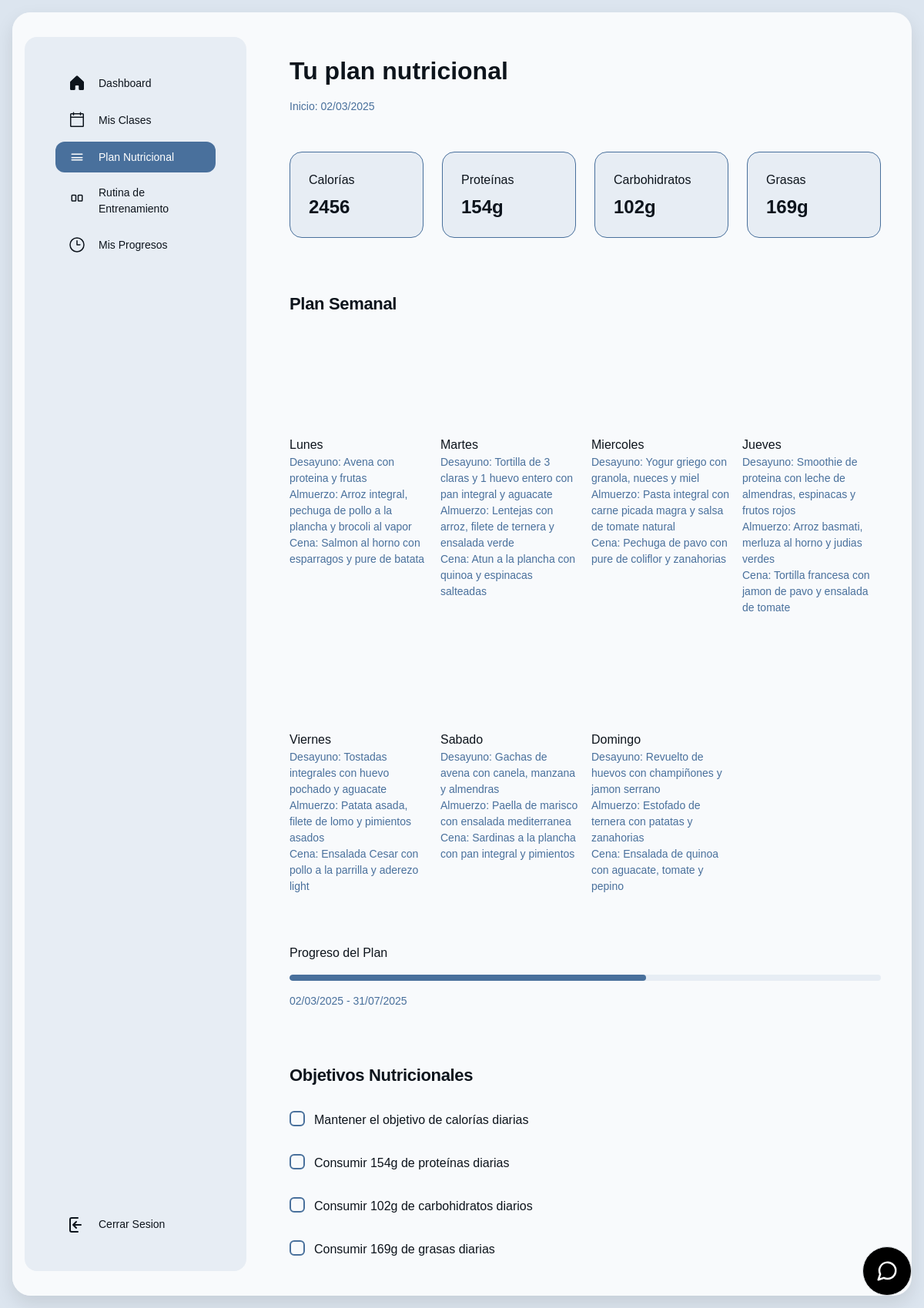
Page /index.php?controlador=nutricionPlan&action=home (signed in) on the committed database.
### tables this page shows
CREATE TABLE `planes_nutricionales` (
  `id` int(11) NOT NULL,
  `usuario_id` int(11) DEFAULT NULL,
  `fecha_inicio` date DEFAULT NULL,
  `fecha_fin` date DEFAULT NULL,
  `objetivo` enum('perdida de peso','ganancia muscular','mantenimiento') DEFAULT NULL
);

CREATE TABLE `dieta_diaria` (
  `id` int(11) NOT NULL,
  `plan_id` int(11) DEFAULT NULL,
  `dia_semana` enum('Lunes','Martes','Miercoles','Jueves','Viernes','Sabado','Domingo') DEFAULT NULL,
  `comida` enum('Desayuno','Almuerzo','Cena','Snack') DEFAULT NULL,
  `descripcion` text DEFAULT NULL
);

### controller/nutricionPlan_controller.php (called while the page is built, shortened)
<?php
function home(){
    require_once("model/gimnasio_model.php");
    $datos = new Gimnasio_model();
    $plan_nutricional = $datos->get_plan_nutricional_by_id($_SESSION['nombre']);
    $dieta_diaria = null;
    $info_nutricional = null;
    if ($plan_nutricional) {
        $dieta_diaria = $datos->get_dieta_by_plan($plan_nutricional['id']);
        $info_nutricional = $datos->get_info_nutricional_plan($plan_nutricional['id']);
    }
    require_once("view/nutricionPlan_view.php");
}
?>

### controller/front_controller.php (called while the page is built, shortened)
<?php
$action = !empty($_GET['action']) ? $_GET['action'] : DEFAULT_ACTION;
$action();

### model/conectar.php (called while the page is built)
<?php
class Conectar{
    public static function conexion(){
        try {
            $conexion=new mysqli("localhost","root","","gimnasio_db");
            $conexion->set_charset("utf8mb4");
        } catch (Exception $e) {
            die('Error:'.$e->getMessage());
        }
        return $conexion;
    }
}
?>

### model/gimnasio_model.php (called while the page is built, shortened)
<?php
require_once 'conectar.php';
class Gimnasio_model {
    public $db;
    public function __construct() {
        $this->db = Conectar::conexion();
    }
    public function get_plan_nutricional_by_id($nombre) {
        $sql = "SELECT p.*, u.nombre as nombre_usuario
                FROM planes_nutricionales p
                JOIN usuarios u ON p.usuario_id = u.id_usuario
                WHERE u.nombre = ?";
        $stmt = $this->db->prepare($sql);
        $stmt->bind_param("s", $nombre);
        $stmt->execute();
        $resultado = $stmt->get_result();
        return $resultado->fetch_assoc();
    }
    public function get_dieta_by_plan($plan_id) {
        $sql = "SELECT * FROM dieta_diaria WHERE plan_id = $plan_id";
        $resultado = $this->db->query($sql);
        $dietas = array();
        while($row = $resultado->fetch_assoc()) {
            $dietas[] = $row;
        }
        return $dietas;
    }
    public function get_info_nutricional_plan($plan_id) {
        $sql = "SELECT
                SUM(a.calorias) as total_calorias,
                SUM(a.proteinas) as total_proteinas,
                SUM(a.carbohidratos) as total_carbohidratos,
                SUM(a.grasas) as total_grasas
                FROM dieta_diaria d
                JOIN alimentos a ON d.descripcion LIKE CONCAT('%', a.nombre, '%')
                WHERE d.plan_id = ?";
        $stmt = $this->db->prepare($sql);
        $stmt->bind_param("i", $plan_id);
        $stmt->execute();
        $resultado = $stmt->get_result();
        return $resultado->fetch_assoc();
    }
}
?>

### view/nutricionPlan_view.php (the view, shortened to what this page needs)
<?php
require_once("controller/front_controller.php");
if (!isset($plan_nutricional) || empty($plan_nutricional)) {
    $no_plan = true;
} else {
    $no_plan = false;
}
?>
<!DOCTYPE html>
<html>
  <head>
    <link rel="stylesheet" href="https://cdnjs.cloudflare.com/ajax/libs/font-awesome/4.7.0/css/font-awesome.min.css">
    <script src="https://cdn.tailwindcss.com?plugins=forms,container-queries"></script>
  </head>
  <body>
    <div class="main-card">
      <div class="main-content">
        <div class="sidebar-container">
          <div class="sidebar-inner">
            <div class="flex h-full min-h-[700px] flex-col justify-between p-4">
              <div class="flex flex-col gap-4">
                <div class="flex flex-col gap-2">
                  <div class="flex items-center gap-3 px-3 py-2">
                    <div class="text-[#0d141c]" data-icon="House" data-size="24px" data-weight="fill">
                    </div>
                    <a class="text-[#0d141c] text-sm font-medium leading-normal" href="index.php?controlador=home&action=home">Dashboard</a>
                  </div>
                  <div class="flex items-center gap-3 px-3 py-2">
                    <div class="text-[#0d141c]" data-icon="Calendar" data-size="24px" data-weight="regular">
                    </div>
                    <a class="text-[#0d141c] text-sm font-medium leading-normal" href="index.php?controlador=classShedule&action=home">Mis Clases</a>
                  </div>
                  <div class="flex items-center gap-3 px-3 py-2 rounded-xl bg-[#49709c]">
                    <div class="text-white" data-icon="Apple" data-size="24px" data-weight="regular">
                      <svg xmlns="http://www.w3.org/2000/svg" width="24px" height="24px" fill="currentColor" viewBox="0 0 256 256">
                        <path d="M208,88a8,8,0,0,0-8-8H56a8,8,0,0,0,0,16H200A8,8,0,0,0,208,88Zm-8,72H56a8,8,0,0,0,0,16H200a8,8,0,0,0,0-16Zm0-32H56a8,8,0,0,0,0,16H200a8,8,0,0,0,0-16Z"></path>
                      </svg>
                    </div>
                    <a class="text-white text-sm font-medium leading-normal" href="index.php?controlador=nutricionPlan&action=home">Plan Nutricional</a>
                  </div>
                  <div class="flex items-center gap-3 px-3 py-2">
                    <div class="text-[#0d141c]" data-icon="Dumbbell" data-size="24px" data-weight="regular">
                    </div>
                    <a class="text-[#0d141c] text-sm font-medium leading-normal" href="index.php?controlador=rutina&action=home">Rutina de Entrenamiento</a>
                  </div>
                  <div class="flex items-center gap-3 px-3 py-2">
                    <div class="text-[#0d141c]" data-icon="Chart" data-size="24px" data-weight="regular">
                      <svg xmlns="http://www.w3.org/2000/svg" width="24px" height="24px" fill="currentColor" viewBox="0 0 256 256">
                        <path d="M128,24A104,104,0,1,0,232,128,104.11,104.11,0,0,0,128,24Zm0,192a88,88,0,1,1,88-88A88.1,88.1,0,0,1,128,216Zm48-88a8,8,0,0,1-8,8H128a8,8,0,0,1-8-8V72a8,8,0,0,1,16,0v48h40A8,8,0,0,1,176,128Z"></path>
                      </svg>
                    </div>
                    <a class="text-[#0d141c] text-sm font-medium leading-normal" href="index.php?controlador=progreso&action=home">Mis Progresos</a>
                  </div>
                </div>
              </div>
              <div class="flex flex-col gap-4">
                <div class="flex flex-col gap-1">
                  <div class="flex items-center gap-3 px-3 py-2">
                    <div class="text-[#0d141c]" data-icon="Question" data-size="24px" data-weight="regular">
                      <svg xmlns="http://www.w3.org/2000/svg" viewBox="0 0 24 24" width="24" height="24" fill="none" stroke="#0d141c" stroke-width="2" stroke-linecap="round" stroke-linejoin="round">
                        <path d="M13 3H5a2 2 0 0 0-2 2v14a2 2 0 0 0 2 2h8" />
                        <path d="M7 12h10M7 12l4-4M7 12l4 4" />
                      </svg>
                    </div>
                    <a class="text-[#0d141c] text-sm font-medium leading-normal" href="index.php?controlador=miembros&action=desconectar">Cerrar Sesion</a>
                  </div>
                </div>
              </div>
            </div>
          </div>
        </div>
        <div class="content-container">
          <?php if ($no_plan): ?>
            <div class="text-center p-8">
              <h2 class="text-[#0d141c] text-2xl font-bold mb-4">No tienes un plan nutricional activo</h2>
              <p class="text-[#49709c] mb-4">Contacta con un entrenador para obtener un plan personalizado</p>
              <a href="index.php?controlador=contactar&action=contacto" class="inline-block bg-[#49709c] text-white px-6 py-2 rounded-xl hover:bg-[#0c77f2] transition-colors">Contactar Entrenador</a>
            </div>
          <?php else: ?>
            <div class="flex flex-wrap justify-between gap-3 p-4">
              <div class="flex min-w-72 flex-col gap-3">
                <p class="text-[#0d141c] tracking-light text-[32px] font-bold leading-tight">Tu plan nutricional</p>
                <p class="text-[#49709c] text-sm font-normal leading-normal">Inicio: <?php echo date('d/m/Y', strtotime($plan_nutricional['fecha_inicio'])); ?></p>
              </div>
            </div>
            <div class="flex flex-wrap gap-4 p-4">
              <div class="flex min-w-[158px] flex-1 flex-col gap-2 rounded-xl p-6 stats-card">
                <p class="text-[#0d141c] text-base font-medium leading-normal">Calorías</p>
                <p class="text-[#0d141c] tracking-light text-2xl font-bold leading-tight"><?php echo round($info_nutricional['total_calorias']); ?></p>
              </div>
              <div class="flex min-w-[158px] flex-1 flex-col gap-2 rounded-xl p-6 stats-card">
                <p class="text-[#0d141c] text-base font-medium leading-normal">Proteínas</p>
                <p class="text-[#0d141c] tracking-light text-2xl font-bold leading-tight"><?php echo round($info_nutricional['total_proteinas']); ?>g</p>
              </div>
              <div class="flex min-w-[158px] flex-1 flex-col gap-2 rounded-xl p-6 stats-card">
                <p class="text-[#0d141c] text-base font-medium leading-normal">Carbohidratos</p>
                <p class="text-[#0d141c] tracking-light text-2xl font-bold leading-tight"><?php echo round($info_nutricional['total_carbohidratos']); ?>g</p>
              </div>
              <div class="flex min-w-[158px] flex-1 flex-col gap-2 rounded-xl p-6 stats-card">
                <p class="text-[#0d141c] text-base font-medium leading-normal">Grasas</p>
                <p class="text-[#0d141c] tracking-light text-2xl font-bold leading-tight"><?php echo round($info_nutricional['total_grasas']); ?>g</p>
              </div>
            </div>
            <h2 class="text-[#0d141c] text-[22px] font-bold leading-tight tracking-[-0.015em] px-4 pb-3 pt-5">Plan Semanal</h2>
            <div class="grid grid-cols-[repeat(auto-fit,minmax(158px,1fr))] gap-3 p-4">
              <?php
              $dias_semana = [
                'Lunes' => 'https://travelingua.es/wp-content/uploads/2023/11/comida-tipica-canada.jpg',
                'Martes' => 'https://sophiederam.com/wp-content/uploads/2022/05/alimentos-saudaveis-para-o-almoco.png',
                'Miercoles' => 'https://cdn.businessinsider.es/sites/navi.axelspringer.es/public/media/image/2023/04/plato-harvard-3006638.jpg?tf=3840x',
                'Jueves' => 'https://xurrosymas.mx/wp-content/uploads/2024/08/comida-saludable-1024x675.jpg',
                'Viernes' => 'https://www.clarin.com/2024/08/18/GwjPHUqMQ_2000x1500__1.jpg',
                'Sabado' => 'https://media-cdn.tripadvisor.com/media/photo-s/1a/44/72/cf/aprende-a-cocinar-comida.jpg',
                'Domingo' => 'https://cdn-3.expansion.mx/dims4/default/dc6563f/2147483647/strip/true/crop/1253x658+0+89/resize/1200x630!/format/jpg/quality/80/?url=https%3A%2F%2Fcdn-3.expansion.mx%2Fa9%2F68%2F255e44db4bc1be07dcc0b495e5ef%2Ftacos-comida-callejera-mexico.jpg'
              ];
              foreach ($dias_semana as $dia => $imagen) {
                  $comidas_dia = array_filter($dieta_diaria, function($comida) use ($dia) {
                      return $comida['dia_semana'] === $dia;
                  });
              ?>
              <div class="flex flex-col gap-3 pb-3">
                <div class="w-full bg-center bg-no-repeat aspect-video bg-cover rounded-xl" style="background-image: url('<?php echo $imagen; ?>');"></div>
                <div>
                  <p class="text-[#0d141c] text-base font-medium leading-normal"><?php echo $dia; ?></p>
                  <?php foreach ($comidas_dia as $comida): ?>
                  <p class="text-[#49709c] text-sm font-normal leading-normal">
                    <?php echo $comida['comida']; ?>: <?php echo $comida['descripcion']; ?>
                  </p>
                  <?php endforeach; ?>
                </div>
              </div>
              <?php } ?>
            </div>
            <div class="flex flex-col gap-3 p-4">
              <div class="flex gap-6 justify-between">
                <p class="text-[#0d141c] text-base font-medium leading-normal">Progreso del Plan</p>
              </div>
              <div class="progress-bar">
                <?php
                $dias_transcurridos = (strtotime(date('Y-m-d')) - strtotime($plan_nutricional['fecha_inicio'])) / (60 * 60 * 24);
                $dias_totales = (strtotime($plan_nutricional['fecha_fin']) - strtotime($plan_nutricional['fecha_inicio'])) / (60 * 60 * 24);
                $porcentaje = min(100, max(0, ($dias_transcurridos / $dias_totales) * 100));
                ?>
                <div class="progress-bar-fill" style="width: <?php echo $porcentaje; ?>%;"></div>
              </div>
              <p class="text-[#49709c] text-sm font-normal leading-normal">
                <?php echo date('d/m/Y', strtotime($plan_nutricional['fecha_inicio'])); ?> -
                <?php echo date('d/m/Y', strtotime($plan_nutricional['fecha_fin'])); ?>
              </p>
            </div>
            <h2 class="text-[#0d141c] text-[22px] font-bold leading-tight tracking-[-0.015em] px-4 pb-3 pt-5">Objetivos Nutricionales</h2>
            <div class="px-4">
              <label class="flex gap-x-3 py-3 flex-row">
                <input type="checkbox" class="h-5 w-5 rounded border-2 checkbox-custom bg-transparent text-[#49709c] checked:bg-[#49709c] checked:border-[#49709c] focus:ring-0 focus:ring-offset-0 focus:border-[#49709c] focus:outline-none" />
                <p class="text-[#0d141c] text-base font-normal leading-normal">Mantener el objetivo de calorías diarias</p>
              </label>
              <label class="flex gap-x-3 py-3 flex-row">
                <input type="checkbox" class="h-5 w-5 rounded border-2 checkbox-custom bg-transparent text-[#49709c] checked:bg-[#49709c] checked:border-[#49709c] focus:ring-0 focus:ring-offset-0 focus:border-[#49709c] focus:outline-none" />
                <p class="text-[#0d141c] text-base font-normal leading-normal">Consumir <?php echo round($info_nutricional['total_proteinas']); ?>g de proteínas diarias</p>
              </label>
              <label class="flex gap-x-3 py-3 flex-row">
                <input type="checkbox" class="h-5 w-5 rounded border-2 checkbox-custom bg-transparent text-[#49709c] checked:bg-[#49709c] checked:border-[#49709c] focus:ring-0 focus:ring-offset-0 focus:border-[#49709c] focus:outline-none" />
                <p class="text-[#0d141c] text-base font-normal leading-normal">Consumir <?php echo round($info_nutricional['total_carbohidratos']); ?>g de carbohidratos diarios</p>
              </label>
              <label class="flex gap-x-3 py-3 flex-row">
                <input type="checkbox" class="h-5 w-5 rounded border-2 checkbox-custom bg-transparent text-[#49709c] checked:bg-[#49709c] checked:border-[#49709c] focus:ring-0 focus:ring-offset-0 focus:border-[#49709c] focus:outline-none" />
                <p class="text-[#0d141c] text-base font-normal leading-normal">Consumir <?php echo round($info_nutricional['total_grasas']); ?>g de grasas diarias</p>
              </label>
            </div>
          <?php endif; ?>
        </div>
      </div>
    </div>
<button
  class="fixed bottom-4 right-4 inline-flex items-center justify-center text-sm font-medium disabled:pointer-events-none disabled:opacity-50 border rounded-full w-16 h-16 bg-black hover:bg-gray-700 m-0 cursor-pointer border-gray-200 bg-none p-0 normal-case leading-5 hover:text-gray-900"
  type="button" aria-haspopup="dialog" aria-expanded="false" data-state="closed" id="chatToggle">
  <svg xmlns="http://www.w3.org/2000/svg" width="30" height="40" viewBox="0 0 24 24" fill="none" stroke="currentColor" stroke-width="2" stroke-linecap="round" stroke-linejoin="round" class="text-white block border-gray-200 align-middle">
    <path d="m3 21 1.9-5.7a8.5 8.5 0 1 1 3.8 3.8z" class="border-gray-200">
    </path>
  </svg>
</button>
  </body>
</html>

### rows in the picture
planes_nutricionales: fecha_inicio "02/03/2025", fecha_fin "31/07/2025"
dieta_diaria: comida "Desayuno", descripcion "Avena con proteina y frutas"
dieta_diaria: comida "Almuerzo", descripcion "Arroz integral, pechuga de pollo a la plancha y brocoli al vapor"
dieta_diaria: comida "Cena", descripcion "Salmon al horno con esparragos y pure de batata"
dieta_diaria: comida "Desayuno", descripcion "Tortilla de 3 claras y 1 huevo entero con pan integral y aguacate"
dieta_diaria: comida "Almuerzo", descripcion "Lentejas con arroz, filete de ternera y ensalada verde"
dieta_diaria: comida "Cena", descripcion "Atun a la plancha con quinoa y espinacas salteadas"
dieta_diaria: comida "Desayuno", descripcion "Yogur griego con granola, nueces y miel"
dieta_diaria: comida "Almuerzo", descripcion "Pasta integral con carne picada magra y salsa de tomate natural"
dieta_diaria: comida "Cena", descripcion "Pechuga de pavo con pure de coliflor y zanahorias"
dieta_diaria: comida "Desayuno", descripcion "Smoothie de proteina con leche de almendras, espinacas y frutos rojos"
dieta_diaria: comida "Almuerzo", descripcion "Arroz basmati, merluza al horno y judias verdes"
dieta_diaria: comida "Cena", descripcion "Tortilla francesa con jamon de pavo y ensalada de tomate"
dieta_diaria: comida "Desayuno", descripcion "Tostadas integrales con huevo pochado y aguacate"
dieta_diaria: comida "Almuerzo", descripcion "Patata asada, filete de lomo y pimientos asados"
dieta_diaria: comida "Cena", descripcion "Ensalada Cesar con pollo a la parrilla y aderezo light"
dieta_diaria: comida "Desayuno", descripcion "Gachas de avena con canela, manzana y almendras"
dieta_diaria: comida "Almuerzo", descripcion "Paella de marisco con ensalada mediterranea"
dieta_diaria: comida "Cena", descripcion "Sardinas a la plancha con pan integral y pimientos"
dieta_diaria: comida "Desayuno", descripcion "Revuelto de huevos con champiñones y jamon serrano"
dieta_diaria: comida "Almuerzo", descripcion "Estofado de ternera con patatas y zanahorias"
dieta_diaria: comida "Cena", descripcion "Ensalada de quinoa con aguacate, tomate y pepino"

### other values in the picture
$info_nutricional['total_calorias'] "2456"
$info_nutricional['total_proteinas'] "154"
$info_nutricional['total_carbohidratos'] "102"
$info_nutricional['total_grasas'] "169"
$dia "Lunes"
$dia "Martes"
$dia "Miercoles"
$dia "Jueves"
$dia "Viernes"
$dia "Sabado"
$dia "Domingo"
